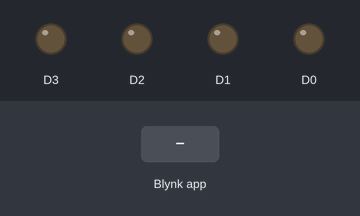
Bench run of a sketch on a simulated ESP8266 (NodeMCU). Shown: output pins drawn as LEDs (lit = HIGH). Inputs (shaded band) come from the test bench. WiFi joins after 1.5 s; servers stay silent unless stated.

Above: at 3.0 s.
3.1 s: Blynk app writes 1 to V0
At 4.1 s:
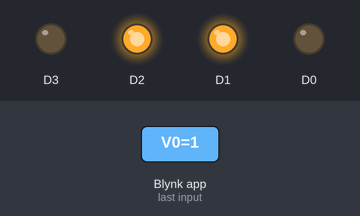
4.6 s: Blynk app writes 1 to V1
At 5.3 s:
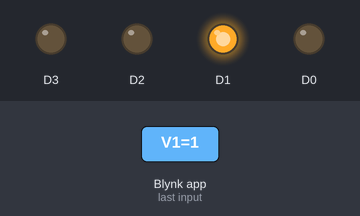
6.1 s: Blynk app writes 1 to V2
At 6.4 s:
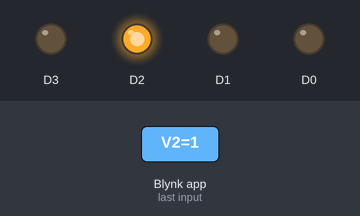
7.6 s: Blynk app writes 1 to V3
At 8.7 s:
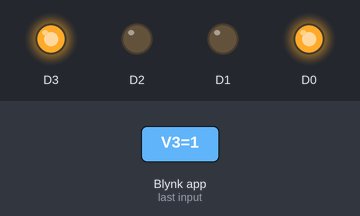
9.1 s: Blynk app writes 0 to V0
At 9.9 s:
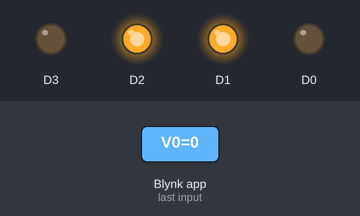
10.6 s: Blynk app writes 0 to V1
At 11.1 s:
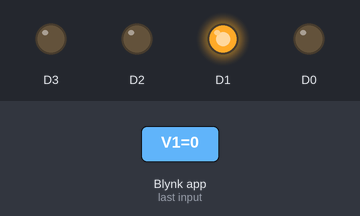
Timing chart, 0 to 13.1 s (numbered marks = the images above; inputs shaded):
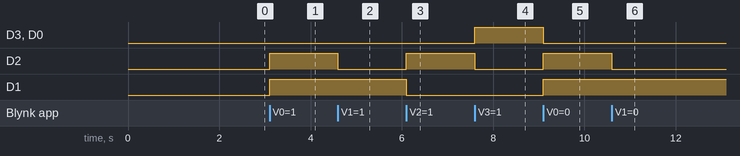

The sketch:

full_code.ino
```cpp
#define BLYNK_PRINT Serial
#include<ESP8266WiFi.h>
#include<BlynkSimpleEsp8266.h>

#define BLYNK_AUTH_TOKEN "UbGwb7V5ba6gaFSHA3UNsRmYvYUNATUp"

char auth[] = BLYNK_AUTH_TOKEN;
char ssid[] = "Linkup1";         //Wifi name
char pass[] = "hostel@321@home";   //Password

BLYNK_WRITE(V0){
  digitalWrite(D0, LOW);
  digitalWrite(D1, HIGH);
  digitalWrite(D2, HIGH);
  digitalWrite(D3, LOW);
}

BLYNK_WRITE(V1){
  digitalWrite(D0, LOW);
  digitalWrite(D1, HIGH);
  digitalWrite(D2, LOW);
  digitalWrite(D3, LOW);
}

BLYNK_WRITE(V2){
  digitalWrite(D0, LOW);
  digitalWrite(D1, LOW);
  digitalWrite(D2, HIGH);
  digitalWrite(D3, LOW);
}

BLYNK_WRITE(V3){
  digitalWrite(D0, HIGH);
  digitalWrite(D1, LOW);
  digitalWrite(D2, LOW);
  digitalWrite(D3, HIGH);
}

BLYNK_WRITE(V4){
  digitalWrite(D0, LOW);
  digitalWrite(D1, LOW);
  digitalWrite(D2, LOW);
  digitalWrite(D3, LOW);
}

void setup() {
  // put your setup code here, to run once:

pinMode(D1, OUTPUT);
pinMode(D2, OUTPUT);
pinMode(D0, OUTPUT);
pinMode(D3, OUTPUT);
Blynk.begin(auth, ssid, pass, "blynk.cloud", 80);
}

void loop() {
Blynk.run();
}
```

Measured:
- after the input at 3.1 s, D2, D1: LOW → HIGH at once
- after the input at 4.6 s, D2: HIGH → LOW at once
- after the input at 6.1 s, D2: LOW → HIGH at once; D1: HIGH → LOW at once
- after the input at 7.6 s, D3, D0: LOW → HIGH at once; D2: HIGH → LOW at once
- after the input at 9.1 s, D3, D0: HIGH → LOW at once; D2, D1: LOW → HIGH at once
- after the input at 10.6 s, D2: HIGH → LOW at once
